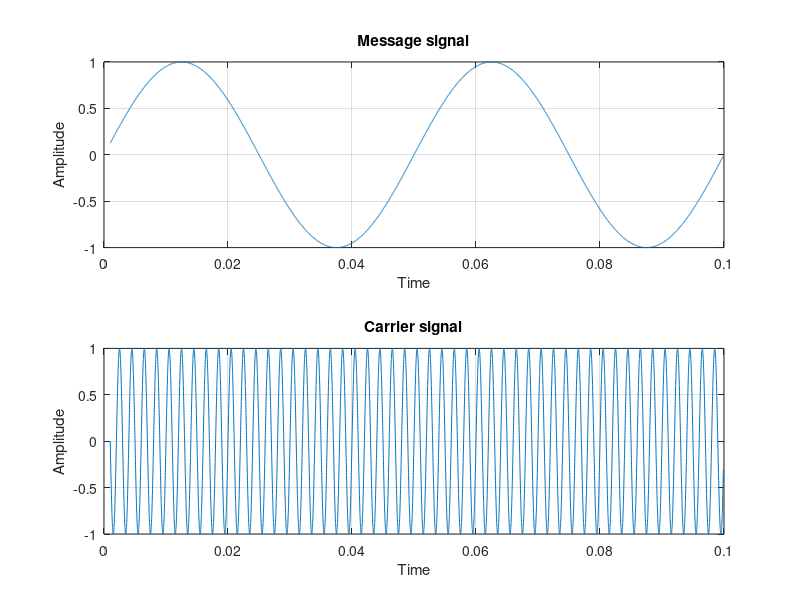
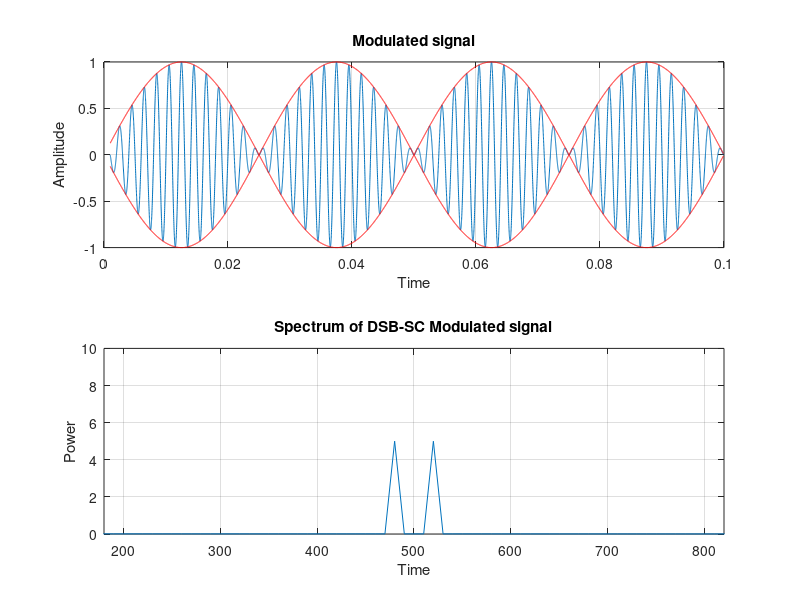
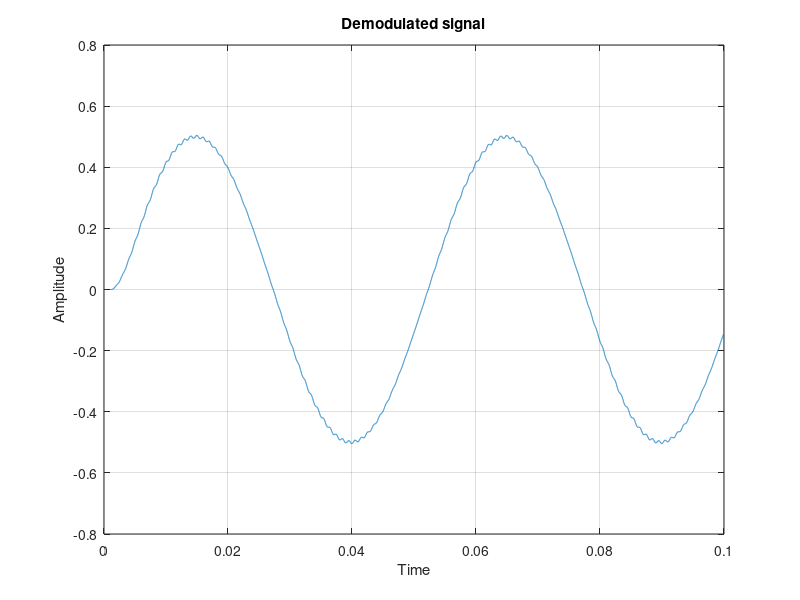

Recreate these plots in MATLAB, in order.
clear all;
close all;
clc;
t=0.001:0.00001:0.0999;
f=0:1:9999;
Vm= 1;
Vc= 1;
fm = 20;
fc= 500;
mu=1;


message = Vm*sin(2*pi*fm*t);
carrier = Vc*sin(2*pi*fc*t);
dsbsc = message.*carrier;
demod = dsbsc.*carrier;
Vf=abs(fft(dsbsc,10000))/500;
%%% Demodulator using synchronous detector
[b a]=butter(2,0.002);
mr= filter(b,a,demod);
figure(1)
subplot(211)
plot(t,message)
xlabel('Time') ;ylabel('Amplitude');
title('Message signal');grid;
subplot(212)
plot(t,carrier);
xlabel('Time') ;ylabel('Amplitude');
title('Carrier signal');grid;

figure(2)
subplot(211)
plot(t,dsbsc);
hold on;
plot(t,message,'r'),plot(t,-message,'r');
xlabel('Time') ;ylabel('Amplitude');
title('Modulated signal');grid;
subplot(212)
plot(f*10,Vf);
axis([(fc-16*fm) (fc+16*fm) 0 10]);
xlabel('Time') ;ylabel('Power');
title('Spectrum of DSB-SC Modulated signal');grid;
figure(3)
plot(t,mr);
xlabel('Time') ;ylabel('Amplitude');
title('Demodulated signal');grid;